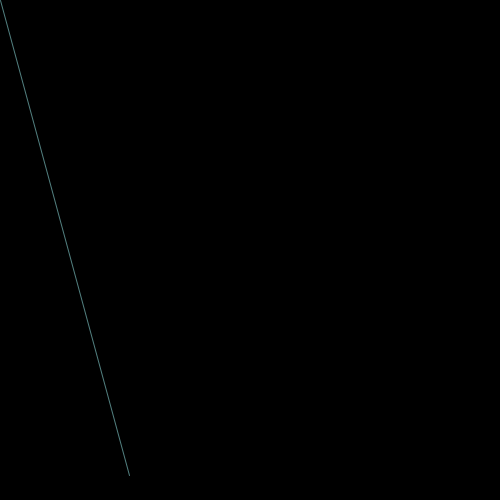
Frame 1 (no input)
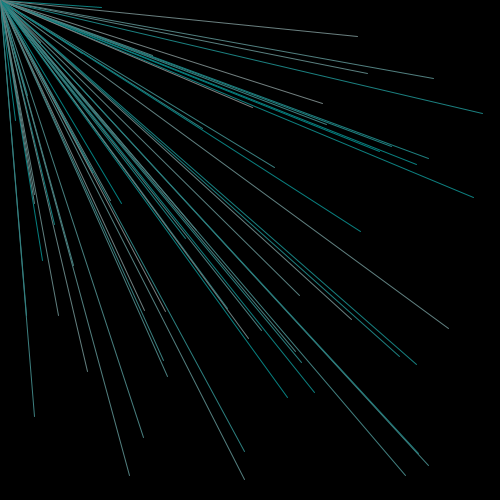
Frame 60 (the mouse pressed at the canvas centre just before this capture)
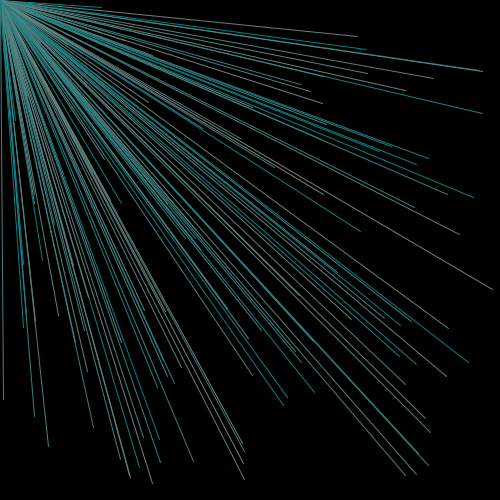
Frame 120 (the mouse held since frame 60 and released just before this capture)

The Processing sketch that drew these frames (run headless with seeded random() and noise(); from frame 60 on, the mouse is pressed at the canvas centre):

// Processing sketch: spinduliai
// ── spinduliai.pde
// spinduliai

void setup() {
  size(500, 500);
  background(0);
  colorMode(RGB);
}

void draw() {
  //point(100, 100);
  stroke(random(128), 128, 128);
  line(0, 0, random(500), random(500));
  println(frameRate);
}
